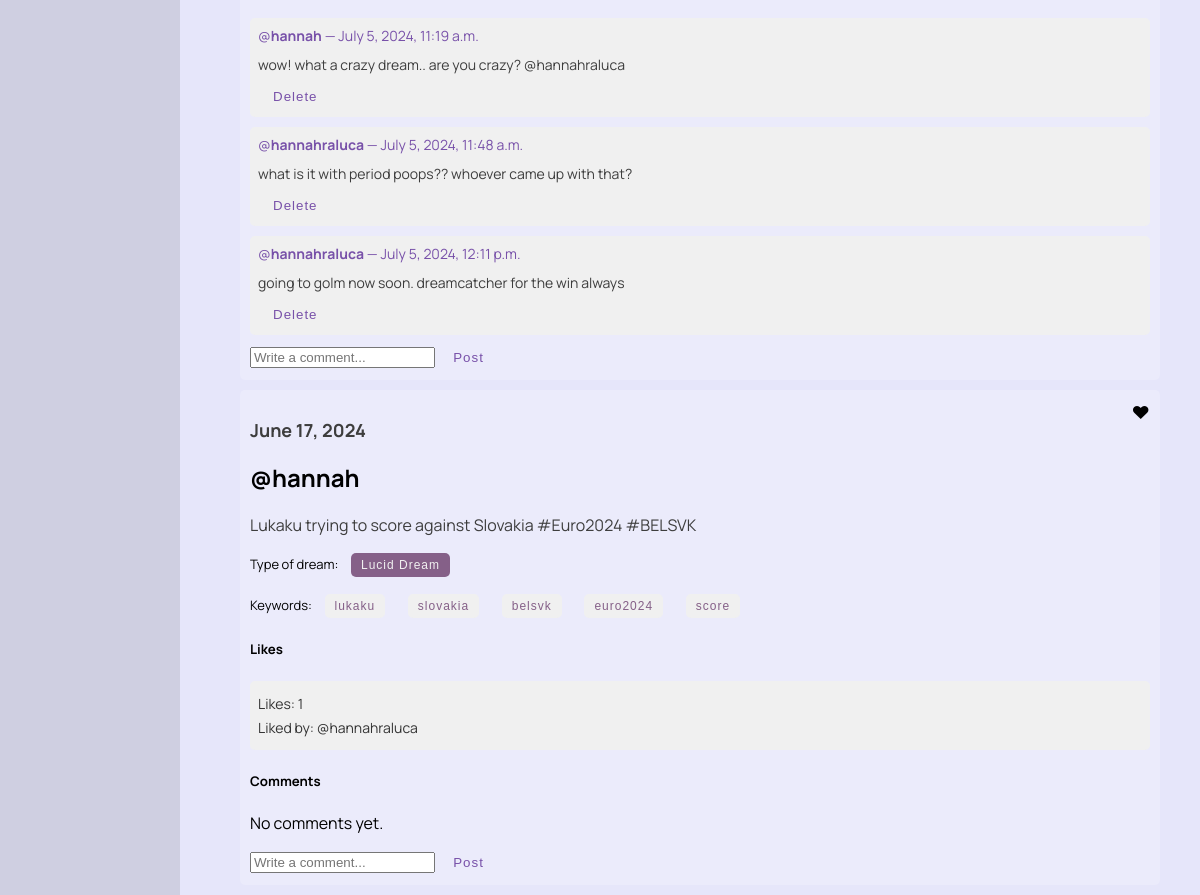
The app's page /dreams/view_liked (signed in, lower part), older data.
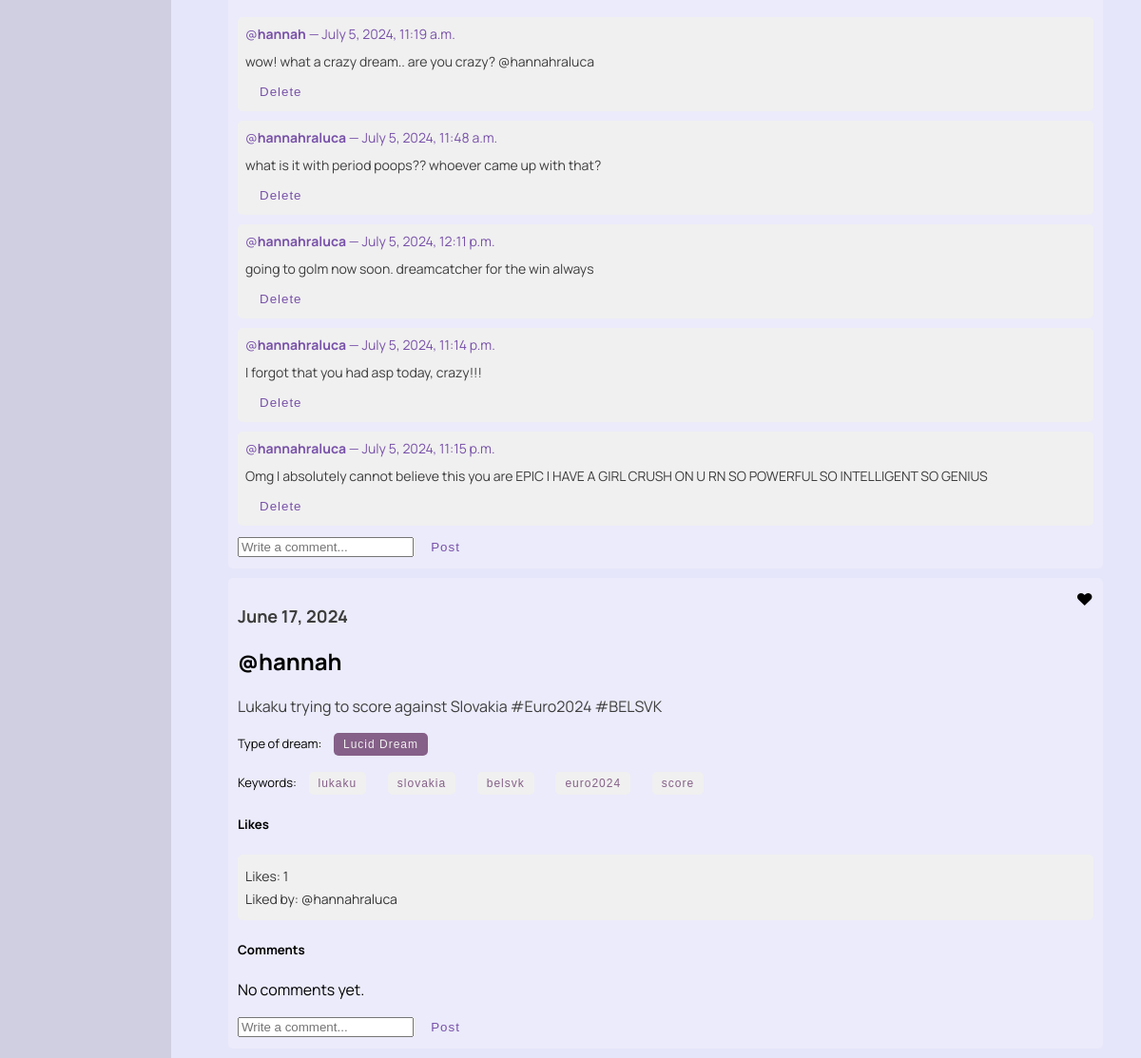
The same page, newer data.
### dreams/models.py (models this page shows, shortened)
class Comment(models.Model):
    dream = models.ForeignKey(Dream, related_name='comments', on_delete=models.CASCADE)
    author = models.ForeignKey(User, on_delete=models.CASCADE)
    text = models.TextField()
    created_date = models.DateTimeField(auto_now_add=True)

class Dream(models.Model):
    classification_options = [
        ('0', 'Nightmare'),
        ('1', 'Mundane Dream'),
        ('2', 'Lucid Dream'),
        ('3', 'Existential Dream'),
        ('4', 'None'),
    ]
    user = models.ForeignKey(User, on_delete=models.CASCADE)
    date = models.DateField()
    content = models.TextField()
    shared = models.BooleanField(default=False)
    anon = models.BooleanField(default=False)
    processed = models.BooleanField(default=False)
    is_favorite = models.BooleanField(default=False)
    keywords = models.JSONField(default=list, blank=True)
    classification = models.CharField(max_length=1, choices=classification_options, blank=True, null=True, default='4')
    characters = models.JSONField(default=list, blank=True)
    places = models.JSONField(default=list, blank=True)
    emotion = models.CharField(max_length=20, blank=True)
    def likes_count(self):
        return self.likes.count()
    def liked_users(self):
        return [like.user for like in self.likes.all()]
    def classification_string(self):
        return dict(self.classification_options).get(self.classification, "No classification")

### dreams/views.py (the view)
# urls.py: path('view_liked', views.view_liked, name='view_liked'),
@login_required
def view_liked(request):
    query = request.GET.get('q', '')
    liked_dream_likes = DreamLike.objects.filter(user=request.user)
    liked_dreams = [dream_like.dream for dream_like in liked_dream_likes]
    for dream in liked_dreams:
        dream.is_liked_by_user = True
        dream.likes_count = dream.likes_count
        dream.liked_users = dream.liked_users()
    if query:
        liked_dreams = [dream for dream in liked_dreams if query.lower() in dream.content.lower()]
    context = {
        'dreams': liked_dreams,
        'query': query,
        'is_liked_view': True,
    }
    return render(request, 'dreams/gallery.html', context)

### dreams/templatetags/highlight.py (called while the page is built)
@register.filter(name='highlight')
def highlight(text, search):
    pattern = re.compile(re.escape(search), re.IGNORECASE)
    highlighted_text = pattern.sub(f'<span class="highlight">{search}</span>', text)
    return highlighted_text

### dreams/templates/dreams/gallery.html (shortened to what the changed rows need)
{% load static %}
{% load highlight %}
<!DOCTYPE html>
<html>
<head>
    <link rel="stylesheet" type="text/css" href="{% static 'css/styles.css' %}">
</head>
<body>
    <div class="dreams">
        {% if dreams %}
            {% for dream in dreams|dictsortreversed:"date" %}
                {% if dream.shared %}
                    {% if not query or query|lower in dream.content|lower %}
                        <div class="dream">
                            <h3 class="dream-date">{{ dream.date }}</h3>
                            {% if not dream.anon %}
                                <h2 class="dream-user">@{{ dream.user }}</h2>
                            {% endif %}
                            <p class="dream-content">
                                {% autoescape off %}
                                {{ dream.content|safe|highlight:query }}
                                {% endautoescape %}
                            </p>
                            <p class="class-form">
                                {% if dream.classification %}
                                    Type of dream:
                                    <form class="class-form" method="get" action="{% url 'dreams:gallery' %}">
                                        <button type="submit">{{ dream.classification_string }}</button>
                                    </form>
                                {% endif %}
                            </p>
                            <p class="keyword-form">
                                Keywords:
                                {% for keyword in dream.keywords %}
                                    <form class="keyword-form" method="get" action="{% url 'dreams:gallery' %}">
                                        <button type="submit">{{ keyword }}</button>
                                    </form>
                                {% endfor %}
                            </p>
                            <h5>Likes</h5>
                            <div class="like-info">
                                <p>Likes: {{ dream.likes_count }}</p>
                                <p>Liked by:
                                    {% for user in dream.liked_users %}
                                        @{{ user.username }}
                                    {% endfor %}
                                </p>
                            </div>
                            <div class="menu">
                                <span class="icon">
                                    {% if dream.is_liked_by_user %}
                                        ♥
                                    {% else %}
                                        ♡
                                    {% endif %}
                                </span>
                            </div>
                            <div>
                                <h5>Comments</h5>
                                <div class="comment-section">
                                    {% for comment in dream.comments.all %}
                                        <div class="comment">
                                            <p>@<b>{{ comment.author }}</b> — {{ comment.created_date }} </p>
                                            <div class="comment-text">
                                                {{ comment.text }}
                                            </div>
                                            {% if comment.author == request.user or dream.user == request.user %}
                                                <form method="post" action="{% url 'dreams:delete_comment' comment.id %}">
                                                    <button type="submit" style="font-size: smaller; padding: 5px;">Delete</button>
                                                </form>
                                            {% endif %}
                                        </div>
                                    {% empty %}
                                        <p>No comments yet.</p>
                                    {% endfor %}
                                </div>
                                <form method="post" action="{% url 'dreams:add_comment' dream.id %}">
                                    <input type="text" name="text" placeholder="Write a comment..." required>
                                    <button type="submit" style="font-size: smaller; padding: 5px;">Post</button>
                                </form>
                            </div>
                        </div>
                    {% endif %}
                {% endif %}
            {% endfor %}
        {% else %}
            <p>No liked dreams found.</p>
        {% endif %}
    </div>
</body>
</html>

Row changes from the older to the newer data that the page shows:
added Comment: author "hannahraluca", created_date "July 5, 2024, 11:14 p.m.", text "I forgot that you had asp today, crazy!!!", shows "Delete", shown under Dream (number 1 of 2 on the later page)
added Comment: author "hannahraluca", created_date "July 5, 2024, 11:15 p.m.", text "Omg I absolutely cannot believe this you are EPIC I HAVE A GIRL CRUSH ON U RN SO POWERFUL SO INTELLIGENT SO GENIUS", shows "Delete", shown under Dream (number 1 of 2 on the later page)
